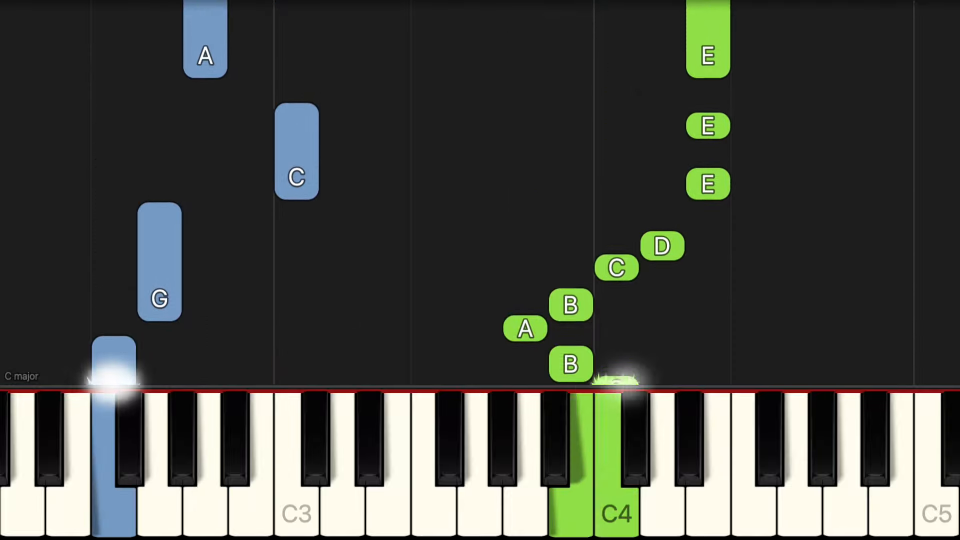
#> input picture frame 230 of videos/heart_and_soul.webm, 1920 x 1080 px, given in place of heart_and_soul_cutted.webm, which was not available (shown at 1/2 size)
$ python calculate_notes_durations.py
#> lines starting #> are read from the running program, lines starting #| are printed output that depends on the picture; after the words box and inside, x2 and y2 are one past the last pixel; in counts of white or black regions, pixels touching at a corner belong together; pictures that were not available may be replaced by others from this repository, and a replacement may not be noted
### scripts/get_first_frame_from_video.py
import cv2

def get_frame_at_second_0(video_path, output_image_path):
    # Abrir o vídeo
    cap = cv2.VideoCapture(video_path)

    # Verificar se o vídeo foi aberto corretamente
    if not cap.isOpened():
        print("Erro ao abrir o vídeo.")
        return None

    # Ler o primeiro quadro (frame)
    ret, frame = cap.read()

    # Se o frame foi lido corretamente
    if ret:
        # Salvar a imagem do primeiro frame
        cv2.imwrite(output_image_path, frame)
        # print(f"Imagem salva em: {output_image_path}")

        # Retornar o frame
        return frame
    else:
        print("Erro ao ler o frame.")
        return None

    # Fechar o arquivo de vídeo
    cap.release()

# Exemplo de uso
video_path = '../videos/heart_and_soul_cutted.webm'
output_image_path = '../images/heart_and_soul_frame.png'  # Caminho para salvar a imagem
frame = get_frame_at_second_0(video_path, output_image_path)
#> in get_frame_at_second_0, frame is the input picture: shape (1080, 1920, 3); mean B, G, R 66.8, 72.7, 70

### scripts/detect_balls.py
import cv2
import numpy as np
from name_keys import name_keys

def identify_balls(balls_image_path, original_image_path, output_path):
    # Carregar as imagens
    balls_image = cv2.imread(balls_image_path)
    original_image = cv2.imread(original_image_path)

    # Converter para o espaço de cor HSV (melhor para detectar cores)
    hsv_img = cv2.cvtColor(balls_image, cv2.COLOR_BGR2HSV)

    # Definir os limites para a cor vermelha #FF0000 em HSV
    lower_red = np.array([0, 255, 255])  # Valor mínimo para o vermelho puro
    upper_red = np.array([10, 255, 255])  # Limite superior para o vermelho puro (ajustado para tolerância mínima)

    # Criar uma máscara para detectar apenas a cor #FF0000 (vermelho puro)
    mask = cv2.inRange(hsv_img, lower_red, upper_red)

    # Encontrar os contornos das bolas vermelhas detectadas
    contours, _ = cv2.findContours(mask, cv2.RETR_EXTERNAL, cv2.CHAIN_APPROX_SIMPLE)

    balls_coordinates = []  # Lista para armazenar as coordenadas das bolas (como tupla de (x, y))

    # Detectar as bolas e armazenar suas coordenadas
    for contour in contours:
        # Se o contorno for grande o suficiente para ser uma bola
        if cv2.contourArea(contour) > 100:  # Ajuste este valor se necessário
            # Obter o centro da bola (aproximação do contorno)
            (x, y), radius = cv2.minEnclosingCircle(contour)

            # Coordenadas do centro da bola
            x, y = int(x), int(y)

            # Armazenar as coordenadas da bola (não numeradas ainda)
            balls_coordinates.append((x, y))

    # Ordenar as coordenadas das bolas pela posição horizontal (x)
    balls_coordinates.sort(key=lambda coord: coord[0])

    # Numerar as bolas da esquerda para a direita
    for balls_count, (x, y) in enumerate(balls_coordinates, start=1):
        # Desenhar o número da bola na imagem original
        key_name = name_keys(11, 36)[balls_count]
        cv2.putText(original_image, key_name, (x - 15, y - 15),
                    cv2.FONT_HERSHEY_SIMPLEX, 0.8, (255, 0, 0), 2, cv2.LINE_AA)

    # Salvar a imagem com os números das bolas
    cv2.imwrite(output_path, original_image)
    # print(f'Imagem salva como: {output_path}')

    # Retornar um dicionário com as coordenadas das bolas
    return {i + 1: coord for i, coord in enumerate(balls_coordinates)}

### scripts/name_keys.py
NOTES = ('C', 'C#', 'D', 'D#', 'E', 'F', 'F#', 'G', 'G#', 'A', 'A#', 'B')

def name_keys(c3_index, amount_of_keys):
    keyboard = {}
    octave_index = 3
    note_position = 0
    for note_index in range(c3_index, -1, -1):
        key_name = NOTES[note_position] + str(octave_index)
        keyboard[note_index] = key_name
        note_position -= 1
        if note_position <= 0:
            note_position = 11
            octave_index -= 1
    octave_index = 3
    note_position = 0
    for note_index in range(c3_index, amount_of_keys + 1):
        key_name = NOTES[note_position] + str(octave_index)
        keyboard[note_index] = key_name
        note_position += 1
        if note_position >= 12:
            note_position = 0
            octave_index += 1

    return keyboard

### scripts/build_keys_attributes.py
from get_first_frame_from_video import get_frame_at_second_0
from detect_balls import identify_balls
import cv2

def process_video_and_identify_balls(video_path, balls_image_path, original_image_path, output_path, frame_path):
    # 1. Chamar a função get_frame_at_second_0
    # Isso deve retornar o caminho do frame salvo ou o próprio frame.
    get_frame_at_second_0(video_path, frame_path)

    # 2. Chamar a função identify_balls
    # Isso vai retornar o dicionário com as coordenadas das bolas
    balls_coordinates = identify_balls(balls_image_path, original_image_path, output_path)

    # 3. Carregar o frame salvo pela função get_frame_at_second_0
    frame = cv2.imread(frame_path)

    # 4. Para cada bola, adicionar a chave 'color' com a cor no dicionário de bolas
    for ball_number, (x, y) in balls_coordinates.items():
        # Obter a cor da imagem no ponto (x, y)
        color_bgr = frame[y, x]
        # Converter para formato hexadecimal
        color_hex = '#{:02x}{:02x}{:02x}'.format(color_bgr[2], color_bgr[1], color_bgr[0])

        # Adicionar a cor no dicionário de bolas
        balls_coordinates[ball_number] = {'x': x, 'y': y, 'color': color_hex}

    # 5. Retornar o dicionário atualizado com as cores
    return balls_coordinates

### scripts/watch_video.py
import cv2
import numpy as np
from build_keys_attributes import process_video_and_identify_balls
from name_keys import name_keys
from datetime import datetime
import os

COLOR_THRESHOLD = 170

def watch_video_and_detect_color_changes(video_path, balls_info):
    """
    Assista ao vídeo e detecta quando a cor de uma bola muda.
    - `video_path`: Caminho para o vídeo.
    - `balls_info`: Dicionário com informações das bolas, incluindo suas cores originais.
    """

    cap = cv2.VideoCapture(video_path)

    if not cap.isOpened():
        print("Video not found.")
        return

    previous_colors = {ball_number: info['color'] for ball_number, info in balls_info.items()}

    keys_names, music = name_keys(11, 36), {}
    for name in keys_names.values(): music[name] = []

    while True:
        ret, frame = cap.read()

        if not ret: break # end of video

        current_time = cap.get(cv2.CAP_PROP_POS_MSEC) / 1000 # to seconds

        # Para cada bola, verificar se a cor mudou
        for ball_number, info in balls_info.items():
            x, y = info['x'], info['y']
            original_color_hex = info['color']

            current_color_bgr = frame[y, x]
            current_color_rgb = np.array([current_color_bgr[2], current_color_bgr[1], current_color_bgr[0]])
            previous_color_hex = previous_colors[ball_number]
            previous_color_rgb = np.array([int(previous_color_hex[1:3], 16), int(previous_color_hex[3:5], 16), int(previous_color_hex[5:7], 16)])

            # euclidian distance
            color_distance = np.linalg.norm(current_color_rgb - previous_color_rgb)

            if color_distance > COLOR_THRESHOLD:
                key_name = keys_names[ball_number]
                music[key_name].append(current_time)
                current_color_hex = '#{:02x}{:02x}{:02x}'.format(current_color_rgb[0], current_color_rgb[1], current_color_rgb[2])
                previous_colors[ball_number] = current_color_hex

                if key_name == 'C3':
                    ret, frame = cap.read()
                    if ret:
                        # Obter o instante atual do vídeo (tempo atual do vídeo em segundos)
                        current_video_time = cap.get(cv2.CAP_PROP_POS_MSEC) / 1000  # Convertendo para segundos

                        # Gerar o nome do arquivo com timestamp do vídeo e o código hexadecimal da cor
                        filename = os.path.join(
                            '../frames',
                            f"frame_{current_video_time:.2f}s_{current_color_hex[1:]}.png"
                        )

                        cv2.imwrite(filename, frame)

    cap.release()

    return music

video_path = '../videos/heart_and_soul_cutted.webm'
balls_image_path = '../images/heart_and_soul_frame_keys_cordinates.png'
original_image_path = '../images/heart_and_soul_frame.png'
output_path = '../images/heart_and_soul_keys_identified.png'
frame_path = '../images/heart_and_soul_frame.png'

balls_info = process_video_and_identify_balls(video_path, balls_image_path, original_image_path, output_path, frame_path)
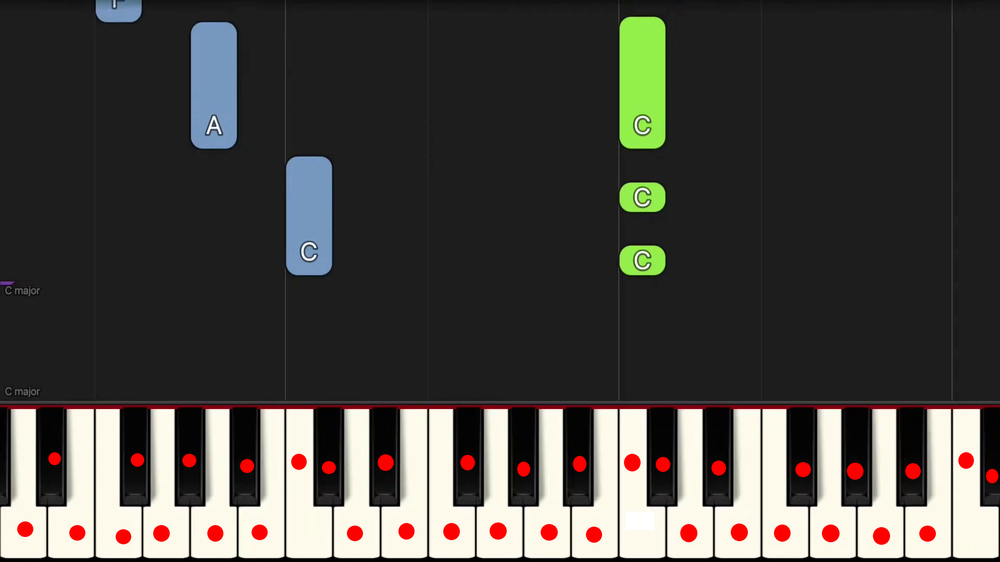
#> input picture images/heart_and_soul_frame_keys_cordinates.png, 1000 x 562 px, shrunk from 1920 x 1080 before the run
#> in identify_balls, balls_image is the input picture: shape (562, 1000, 3); mean B, G, R 65.6, 69.3, 71.7
#> in identify_balls, `mask = cv2.inRange(hsv_img, lower_red, upper_red)`:
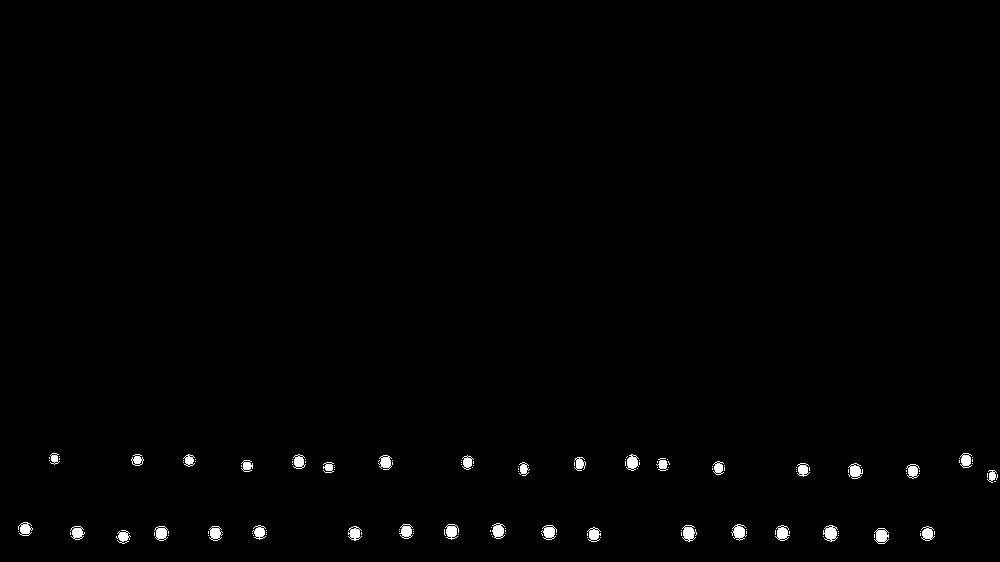
#> mask: shape (562, 1000); 0.8% white; 144 white regions (108 under 20 px)
#> in identify_balls, `contours, _ = cv2.findContours(mask, cv2.RETR_EXTERNAL, cv2.CHAIN_APPR..`: contours = 144 contours, 108 with area under 20; largest, box (x1, y1, x2, y2) and area: (874, 528, 889, 544) 150, (823, 525, 838, 542) 150, (682, 525, 697, 542) 142, (775, 525, 790, 541) 136, (154, 526, 168, 541) 132
#> the loop in identify_balls, `for contour in contours:` made 144 passes
#> (x, y, radius) on passes 46, 48, 50, 51, 52, 53, 54, 55: (881, 535, 8.08), (593, 534, 7.29), (927, 533, 7.4), (354, 532, 7.27), (215, 532, 7.45), (160, 532, 7.53), (76, 532, 7.21), (830, 532, 8.16)
#> after the loop in identify_balls, `for contour in contours:`: balls_coordinates = [(881, 535), (593, 534), (927, 533), (354, 532), (215, 532), (160, 532), (76, 532), (830, 532), (781, 532), (688, 532), (548, 531), (259, 532), (738, 531), (451, 531), (406, 530), (497, 530), (24, 528), (912, 470), (854, 470), (385, 462), (632, 462), (298, 461), (965, 460)]
#> the loop in identify_balls, `for balls_count, (x, y) in enumerate(balls_coordinates, start=1):` made 23 passes
#> (x, y, key_name) on passes 1 to 8: (24, 528, 'D2'), (76, 532, 'D#2'), (160, 532, 'E2'), (215, 532, 'F2'), (259, 532, 'F#2'), (298, 461, 'G2'), (354, 532, 'G#2'), (385, 462, 'A2')
#> after the loop in identify_balls, `for balls_count, (x, y) in enumerate(balls_coordinates, start=1):`:
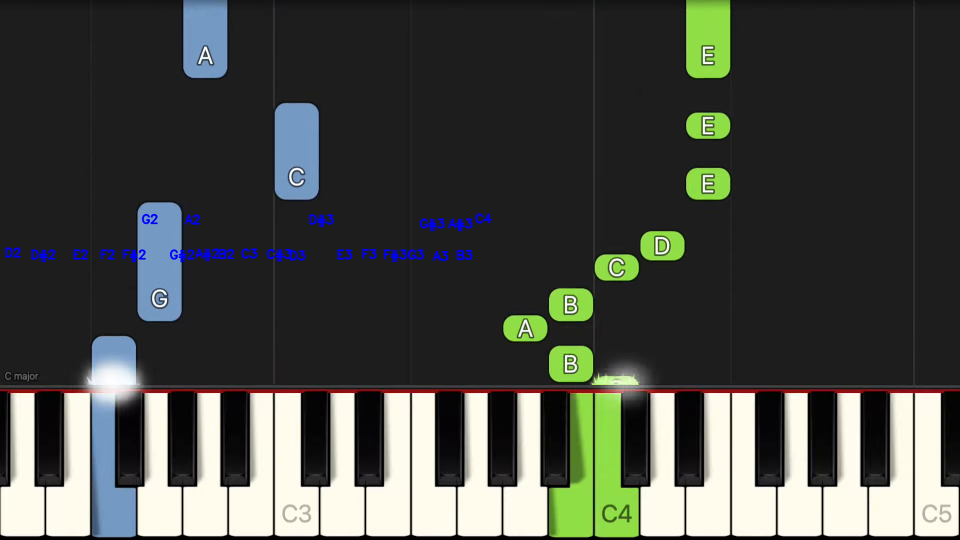
#> original_image: shape (1080, 1920, 3) (shown at 1/2 size); 0.65% of pixels changed, all inside (x1, y1, x2, y2) = (10, 426, 985, 525)
#> in process_video_and_identify_balls, `balls_coordinates = identify_balls(balls_image_path, original_image_pa..`: balls_coordinates = 23 items
#> the loop in process_video_and_identify_balls, `for ball_number, (x, y) in balls_coordinates.items():` made 23 passes
#> (x, y, color_bgr, color_hex) on passes 1 to 8: (24, 528, [29, 29, 29], '#1d1d1d'), (76, 532, [29, 29, 29], '#1d1d1d'), (160, 532, [29, 29, 29], '#1d1d1d'), (215, 532, [29, 29, 29], '#1d1d1d'), (259, 532, [29, 29, 29], '#1d1d1d'), (298, 461, [195, 153, 116], '#7499c3'), (354, 532, [194, 154, 117], '#759ac2'), (385, 462, [29, 29, 29], '#1d1d1d')
#> balls_info = 23 items
music = watch_video_and_detect_color_changes(video_path, balls_info)
#> in watch_video_and_detect_color_changes, `current_time = cap.get(cv2.CAP_PROP_POS_MSEC) / 1000`: current_time = 7.67
#> the loop in watch_video_and_detect_color_changes, `for ball_number, info in balls_info.items():` made 23 passes
#> (x, y, original_color_hex, previous_color_hex, previous_color_rgb) on passes 1, 2, 3, 4, 5, 8, 9, 10: (24, 528, '#1d1d1d', '#1d1d1d', [29, 29, 29]), (76, 532, '#1d1d1d', '#1d1d1d', [29, 29, 29]), (160, 532, '#1d1d1d', '#1d1d1d', [29, 29, 29]), (215, 532, '#1d1d1d', '#1d1d1d', [29, 29, 29]), (259, 532, '#1d1d1d', '#1d1d1d', [29, 29, 29]), (385, 462, '#1d1d1d', '#1d1d1d', [29, 29, 29]), (406, 530, '#1d1d1d', '#1d1d1d', [29, 29, 29]), (451, 531, '#1d1d1d', '#1d1d1d', [29, 29, 29])

### scripts/calculate_notes_durations.py
from watch_video import watch_video_and_detect_color_changes
from build_keys_attributes import process_video_and_identify_balls

video_path = '../videos/heart_and_soul_cutted.webm'
balls_image_path = '../images/heart_and_soul_frame_keys_cordinates.png'
original_image_path = '../images/heart_and_soul_frame.png'
output_path = '../images/heart_and_soul_keys_identified.png'
frame_path = '../images/heart_and_soul_frame.png'

balls_info = process_video_and_identify_balls(video_path, balls_image_path, original_image_path, output_path, frame_path)
up_and_down_keys = watch_video_and_detect_color_changes(video_path, balls_info)

# [13 lines left out: function calculate_notes_durations, not called in this run]

music = calculate_notes_durations(up_and_down_keys)

print(music)

$ run again, starting later in the video
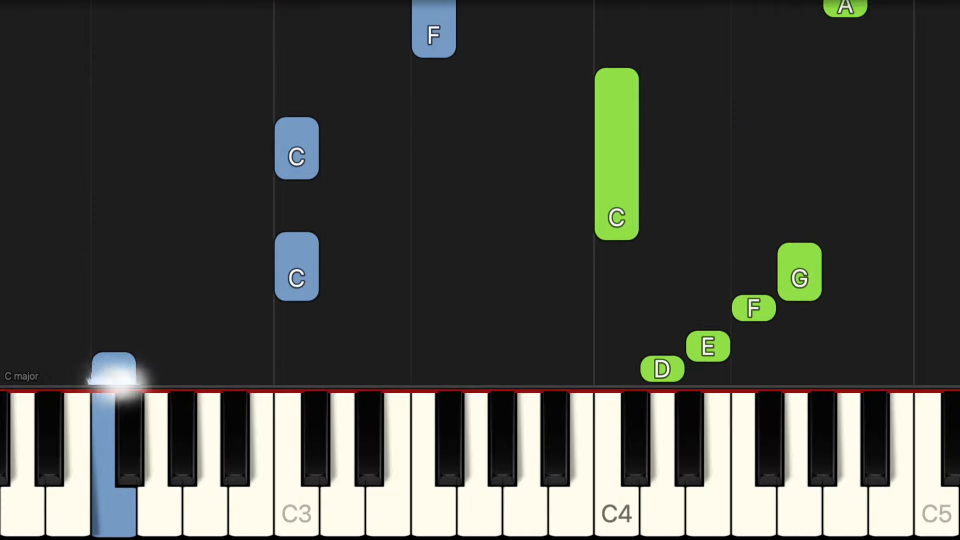
#> input picture frame 1035 of videos/heart_and_soul.webm, 1920 x 1080 px, given in place of heart_and_soul_cutted.webm, which was not available (shown at 1/2 size)
#> in get_frame_at_second_0, frame is the input picture: shape (1080, 1920, 3); mean B, G, R 67.6, 72.7, 71.1
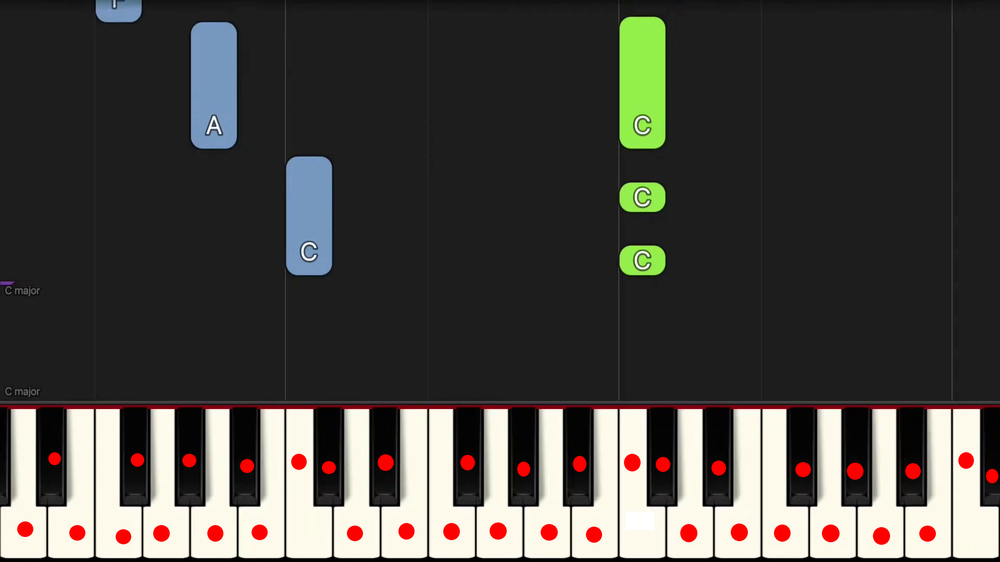
#> input picture images/heart_and_soul_frame_keys_cordinates.png, 1000 x 562 px, shrunk from 1920 x 1080 before the run
#> in identify_balls, balls_image is the input picture: shape (562, 1000, 3); mean B, G, R 65.6, 69.3, 71.7
#> hsv_img: shape (562, 1000, 3); mean H, S, V 14.4, 17.3, 74.6
#> mask: shape (562, 1000); 0.8% white; 144 white regions (108 under 20 px)
#> contours = 144 contours, 108 with area under 20; largest, box (x1, y1, x2, y2) and area: (874, 528, 889, 544) 150, (823, 525, 838, 542) 150, (682, 525, 697, 542) 142, (775, 525, 790, 541) 136, (154, 526, 168, 541) 132
#> the loop in identify_balls, `for contour in contours:` made 144 passes
#> (x, y, radius) on passes 46, 48, 50, 51, 52, 53, 54, 55: (881, 535, 8.08), (593, 534, 7.29), (927, 533, 7.4), (354, 532, 7.27), (215, 532, 7.45), (160, 532, 7.53), (76, 532, 7.21), (830, 532, 8.16)
#> after the loop in identify_balls, `for contour in contours:`: balls_coordinates = [(881, 535), (593, 534), (927, 533), (354, 532), (215, 532), (160, 532), (76, 532), (830, 532), (781, 532), (688, 532), (548, 531), (259, 532), (738, 531), (451, 531), (406, 530), (497, 530), (24, 528), (912, 470), (854, 470), (385, 462), (632, 462), (298, 461), (965, 460)]
#> the loop in identify_balls, `for balls_count, (x, y) in enumerate(balls_coordinates, start=1):` made 23 passes
#> (x, y, key_name) on passes 1 to 8: (24, 528, 'D2'), (76, 532, 'D#2'), (160, 532, 'E2'), (215, 532, 'F2'), (259, 532, 'F#2'), (298, 461, 'G2'), (354, 532, 'G#2'), (385, 462, 'A2')
#> after the loop in identify_balls, `for balls_count, (x, y) in enumerate(balls_coordinates, start=1):`:
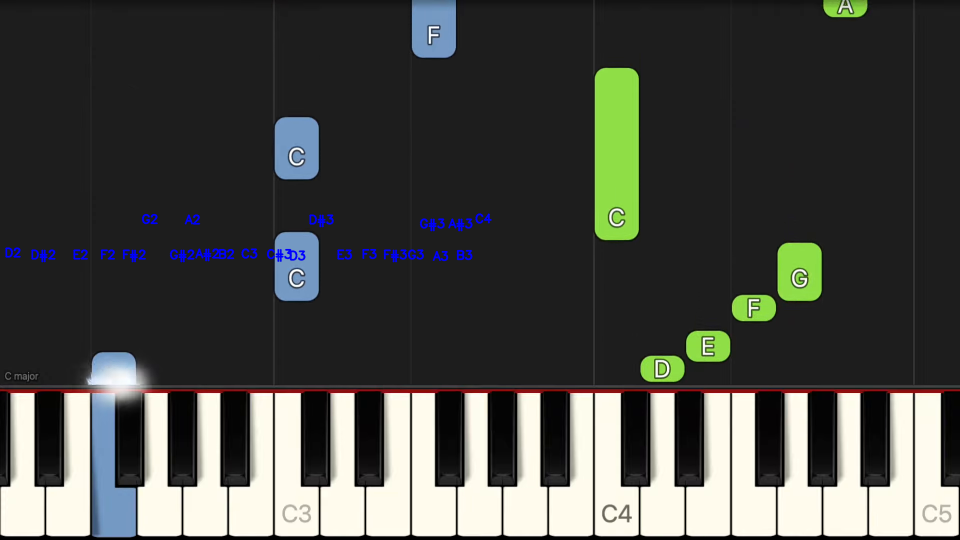
#> original_image: shape (1080, 1920, 3) (shown at 1/2 size); 0.65% of pixels changed, all inside (x1, y1, x2, y2) = (10, 426, 985, 525)
#> in process_video_and_identify_balls, `balls_coordinates = identify_balls(balls_image_path, original_image_pa..`: balls_coordinates = 23 items
#> the loop in process_video_and_identify_balls, `for ball_number, (x, y) in balls_coordinates.items():` made 23 passes
#> (x, y, color_bgr, color_hex) on passes 1 to 8: (24, 528, [29, 29, 29], '#1d1d1d'), (76, 532, [29, 29, 29], '#1d1d1d'), (160, 532, [29, 29, 29], '#1d1d1d'), (215, 532, [29, 29, 29], '#1d1d1d'), (259, 532, [29, 29, 29], '#1d1d1d'), (298, 461, [29, 29, 29], '#1d1d1d'), (354, 532, [29, 29, 29], '#1d1d1d'), (385, 462, [29, 29, 29], '#1d1d1d')
#> current_time = 34.54
#> the loop in watch_video_and_detect_color_changes, `for ball_number, info in balls_info.items():` made 23 passes
#> (x, y, original_color_hex, previous_color_hex, previous_color_rgb) on passes 1 to 8: (24, 528, '#1d1d1d', '#1d1d1d', [29, 29, 29]), (76, 532, '#1d1d1d', '#1d1d1d', [29, 29, 29]), (160, 532, '#1d1d1d', '#1d1d1d', [29, 29, 29]), (215, 532, '#1d1d1d', '#1d1d1d', [29, 29, 29]), (259, 532, '#1d1d1d', '#1d1d1d', [29, 29, 29]), (298, 461, '#1d1d1d', '#1d1d1d', [29, 29, 29]), (354, 532, '#1d1d1d', '#1d1d1d', [29, 29, 29]), (385, 462, '#1d1d1d', '#1d1d1d', [29, 29, 29])
